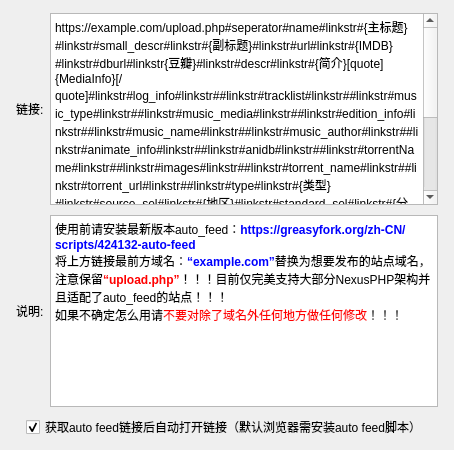
     <widget class="QWidget" name="tab_6">
      <attribute name="title">
       <string>上传</string>
      </attribute>
      <layout class="QVBoxLayout" name="verticalLayout_10">
       <item>
        <layout class="QHBoxLayout" name="horizontalLayout_25">
         <property name="leftMargin">
          <number>5</number>
         </property>
         <property name="topMargin">
          <number>2</number>
         </property>
         <property name="rightMargin">
          <number>5</number>
         </property>
         <property name="bottomMargin">
          <number>2</number>
         </property>
         <item>
          <widget class="QLabel" name="label_28">
           <property name="text">
            <string>链接:</string>
           </property>
          </widget>
         </item>
         <item>
          <widget class="QTextEdit" name="autoFeedLink">
           <property name="html">
            <string>&lt;!DOCTYPE HTML PUBLIC &quot;-//W3C//DTD HTML 4.0//EN&quot; &quot;http://www.w3.org/TR/REC-html40/strict.dtd&quot;&gt;
&lt;html&gt;&lt;head&gt;&lt;meta name=&quot;qrichtext&quot; content=&quot;1&quot; /&gt;&lt;meta charset=&quot;utf-8&quot; /&gt;&lt;style type=&quot;text/css&quot;&gt;
p, li { white-space: pre-wrap; }
hr { height: 1px; border-width: 0; }
li.unchecked::marker { content: &quot;\2610&quot;; }
li.checked::marker { content: &quot;\2612&quot;; }
&lt;/style&gt;&lt;/head&gt;&lt;body style=&quot; font-family:'Microsoft YaHei UI'; font-size:9pt; font-weight:400; font-style:normal;&quot;&gt;
&lt;p style=&quot; margin-top:0px; margin-bottom:0px; margin-left:0px; margin-right:0px; -qt-block-indent:0; text-indent:0px;&quot;&gt;https://example.com/upload.php#seperator#name#linkstr#{主标题}#linkstr#small_descr#linkstr#{副标题}#linkstr#url#linkstr#{IMDB}#linkstr#dburl#linkstr{豆瓣}#linkstr#descr#linkstr#{简介}[quote]{MediaInfo}[/quote]#linkstr#log_info#linkstr##linkstr#tracklist#linkstr##linkstr#music_type#linkstr##linkstr#music_media#linkstr##linkstr#edition_info#linkstr##linkstr#music_name#linkstr##linkstr#music_author#linkstr##linkstr#animate_info#linkstr##linkstr#anidb#linkstr##linkstr#torrentName#linkstr##linkstr#images#linkstr##linkstr#torrent_name#linkstr##linkstr#torrent_url#linkstr##linkstr#type#linkstr#{类型}#linkstr#source_sel#linkstr#{地区}#linkstr#standard_sel#linkstr#{分辨率}#linkstr#audiocodec_sel#linkstr#{音频编码}#linkstr#codec_sel#linkstr#{视频编码}#linkstr#medium_sel#linkstr#{媒介}#linkstr#origin_site#linkstr##linkstr#origin_url#linkstr##linkstr#golden_torrent#linkstr#false#linkstr#mediainfo_cmct#linkstr##linkstr#imgs_cmct#linkstr##linkstr#full_mediainfo#linkstr##linkstr#subtitles#linkstr##linkstr#youtube_url#linkstr##linkstr#ptp_poster#linkstr##linkstr#comparisons#linkstr##linkstr#version_info#linkstr##linkstr#multi_mediainfo#linkstr##linkstr#labels#linkstr#100&lt;/p&gt;&lt;/body&gt;&lt;/html&gt;</string>
           </property>
          </widget>
         </item>
        </layout>
       </item>
       <item>
        <layout class="QHBoxLayout" name="horizontalLayout_24">
         <property name="leftMargin">
          <number>5</number>
         </property>
         <property name="topMargin">
          <number>2</number>
         </property>
         <property name="rightMargin">
          <number>5</number>
         </property>
         <property name="bottomMargin">
          <number>2</number>
         </property>
         <item>
          <widget class="QLabel" name="label_27">
           <property name="text">
            <string>说明:</string>
           </property>
          </widget>
         </item>
         <item>
          <widget class="QTextBrowser" name="autoFeedIllustrate">
           <property name="html">
            <string>&lt;!DOCTYPE HTML PUBLIC &quot;-//W3C//DTD HTML 4.0//EN&quot; &quot;http://www.w3.org/TR/REC-html40/strict.dtd&quot;&gt;
&lt;html&gt;&lt;head&gt;&lt;meta name=&quot;qrichtext&quot; content=&quot;1&quot; /&gt;&lt;meta charset=&quot;utf-8&quot; /&gt;&lt;style type=&quot;text/css&quot;&gt;
p, li { white-space: pre-wrap; }
hr { height: 1px; border-width: 0; }
li.unchecked::marker { content: &quot;\2610&quot;; }
li.checked::marker { content: &quot;\2612&quot;; }
&lt;/style&gt;&lt;/head&gt;&lt;body style=&quot; font-family:'Microsoft YaHei UI'; font-size:9pt; font-weight:400; font-style:normal;&quot;&gt;
&lt;p style=&quot; margin-top:0px; margin-bottom:0px; margin-left:0px; margin-right:0px; -qt-block-indent:0; text-indent:0px;&quot;&gt;使用前请安装最新版本auto_feed：&lt;span style=&quot; font-weight:700; color:#0000ff;&quot;&gt;https://greasyfork.org/zh-CN/scripts/424132-auto-feed&lt;/span&gt;&lt;/p&gt;
&lt;p style=&quot; margin-top:0px; margin-bottom:0px; margin-left:0px; margin-right:0px; -qt-block-indent:0; text-indent:0px;&quot;&gt;将上方链接最前方域名：&lt;span style=&quot; font-weight:700; color:#0000ff;&quot;&gt;“example.com”&lt;/span&gt;替换为想要发布的站点域名，注意保留&lt;span style=&quot; font-weight:700; color:#ff0000;&quot;&gt;“upload.php”&lt;/span&gt;！！！目前仅完美支持大部分NexusPHP架构并且适配了auto_feed的站点！！！&lt;/p&gt;
&lt;p style=&quot; margin-top:0px; margin-bottom:0px; margin-left:0px; margin-right:0px; -qt-block-indent:0; text-indent:0px;&quot;&gt;如果不确定怎么用请&lt;span style=&quot; color:#ff0000;&quot;&gt;不要对除了域名外任何地方做任何修改&lt;/span&gt;！！！&lt;/p&gt;&lt;/body&gt;&lt;/html&gt;</string>
           </property>
          </widget>
         </item>
        </layout>
       </item>
       <item>
        <layout class="QHBoxLayout" name="horizontalLayout_26">
         <property name="leftMargin">
          <number>2</number>
         </property>
         <property name="rightMargin">
          <number>2</number>
         </property>
         <item>
          <widget class="QLabel" name="label_29">
           <property name="text">
            <string/>
           </property>
          </widget>
         </item>
         <item>
          <widget class="QCheckBox" name="openAutoFeedLink">
           <property name="styleSheet">
            <string>QPushButton {
    display: inline-block;
    padding: 5px 5px;
    font-size: 16px;
    cursor: pointer;
    text-align: center;
    text-decoration: none;
    outline: none;
    color:#fff;
    background-color: #559e24;
    border: none;
    border-radius: 15px;
    box-shadow: 0 9px #999;
}

QPushButton:hover {
background-color: #4a8821;
}

QPushButton:pressed {
    background-color: #3c6f1b;
}
</string>
           </property>
           <property name="text">
            <string>获取auto feed链接后自动打开链接（默认浏览器需安装auto feed脚本）</string>
           </property>
           <property name="checked">
            <bool>true</bool>
           </property>
          </widget>
         </item>
         <item>
          <widget class="QLabel" name="label_30">
           <property name="text">
            <string/>
           </property>
          </widget>
         </item>
        </layout>
       </item>
      </layout>
     </widget>
